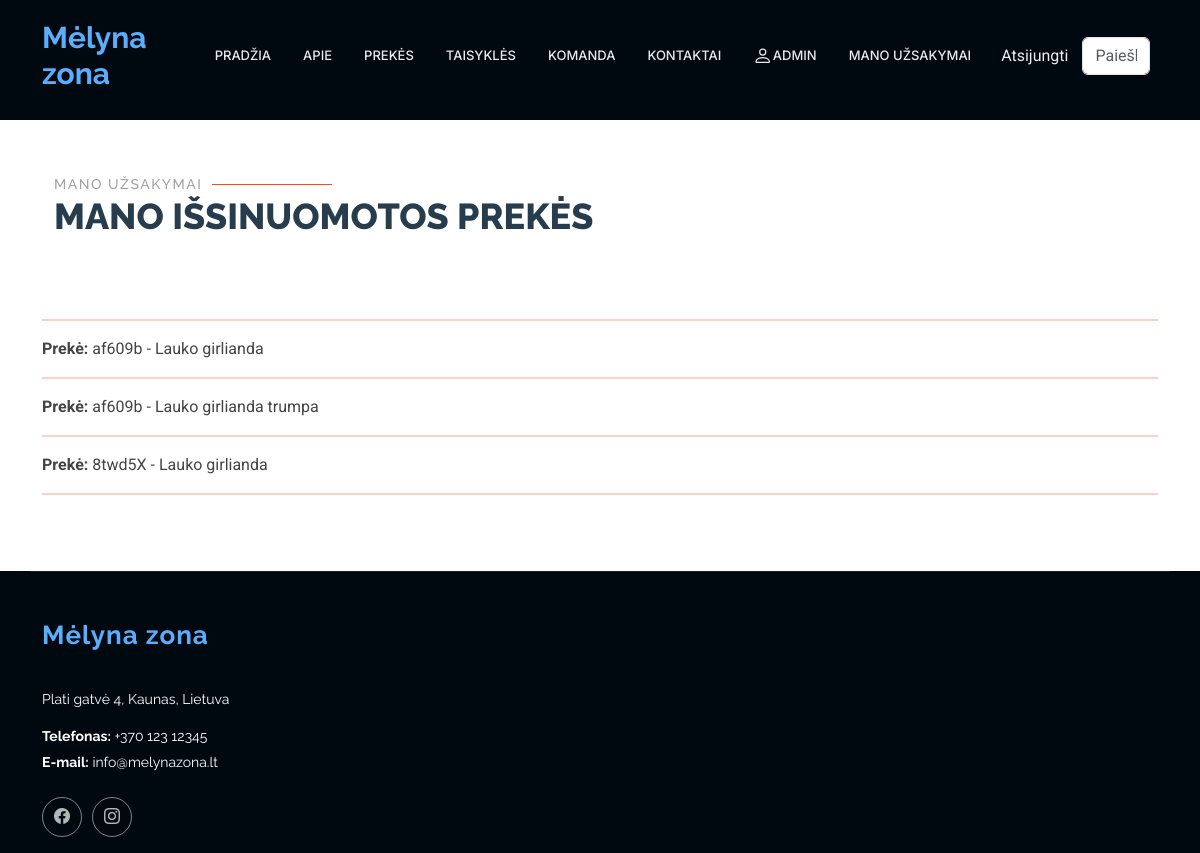
Page /rent/myproducts/ (signed in) on the earlier database version.
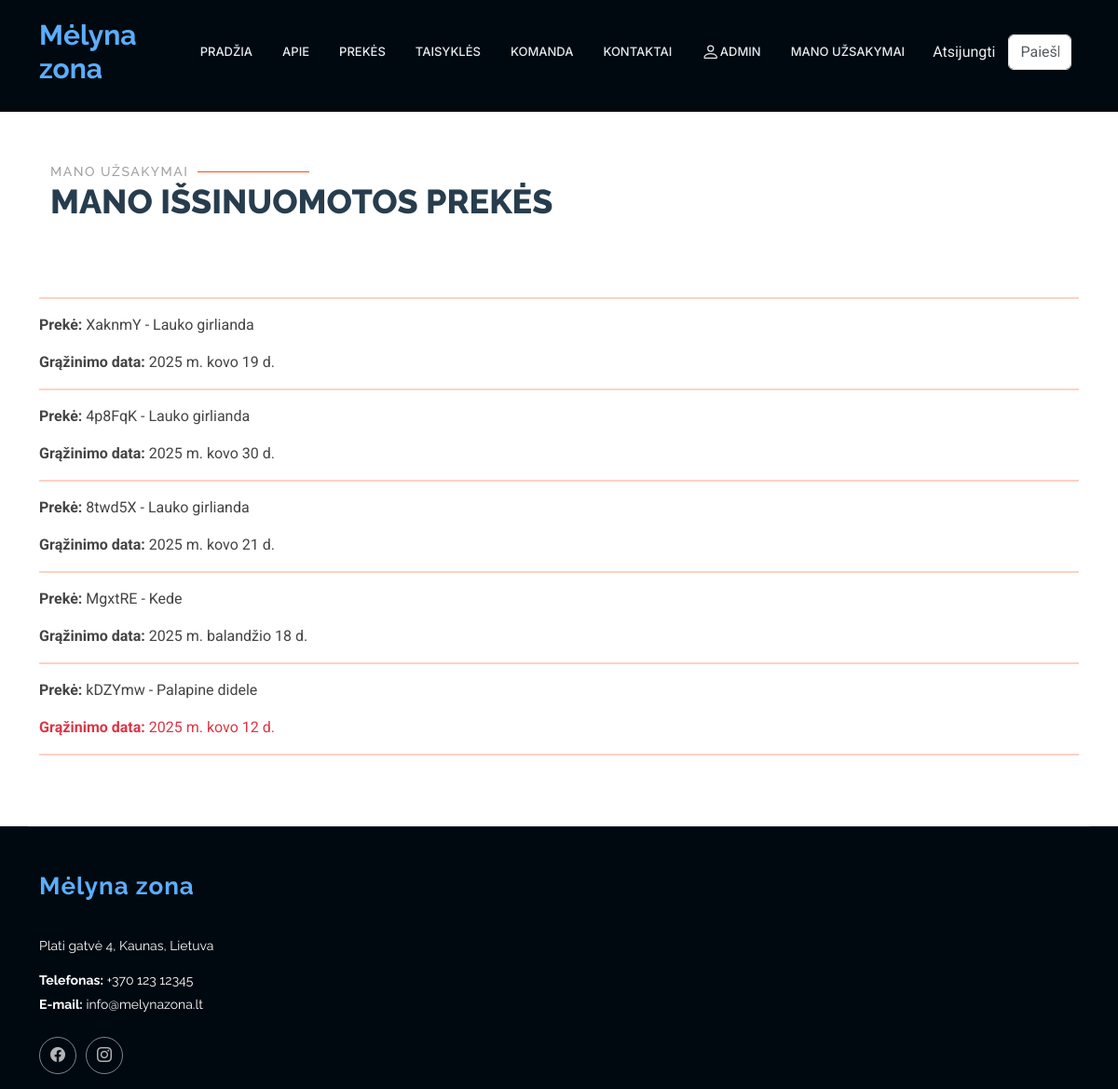
Same page on the later database version.
### rent/models.py (models this page shows, shortened)
class Status(models.Model):
    uuid = ShortUUIDField(help_text='Unikalus ID vienodams produktams')
    due_back = models.DateField(verbose_name="Bus prieinama nuo", null=True, blank=True)
    product = models.ForeignKey(to="Product", null=True, blank=True, on_delete=models.CASCADE, verbose_name="Produktas", related_name="product_status")
    is_available = models.BooleanField(default=True)
    customer = models.ForeignKey(to=User, null=True, blank=True, on_delete=models.SET_NULL, verbose_name="Klientas")
    reservations = models.ForeignKey(to="Reservation", on_delete=models.SET_NULL, null=True, blank=True, related_name="status_reservations")
    LOAN_STATUS = (
        ('n', 'Laikinai neprieinama'),
        ('i', 'Išnuomota'),
        ('g', 'Prekę turime sandėlyje.'),
        ('r', 'Rezervuota'),
    )
    condition = models.CharField(max_length=1, choices=LOAN_STATUS, blank=True, default="a", help_text='Būklė')
    class Meta:
        ordering = ['due_date']
        verbose_name = "Produkto būsena"
        verbose_name_plural = "Produktų būsenos"
        ordering = ['product']

class Product(models.Model):
    name = models.CharField(verbose_name="Pavadinimas", max_length=100)
    description = HTMLField(verbose_name="Aprašymas", max_length=1000, help_text='Trumpas produkto aprašymas', null=True, blank=True, default="")
    inv_no = models.CharField(verbose_name="Invenorizacijos numeris", max_length=100, null=True, blank=True, unique=True,
                              help_text="Veskite invenorizacijos numerį")
    quantity = models.IntegerField(verbose_name="Kiekis", null=True, blank=True, help_text="Kiekis")
    group = models. ForeignKey(to="Group", on_delete=models.SET_NULL, null=True, blank=True, verbose_name="Produktų grupės", help_text="Parinkite kokia grupei priklauso produktas")
    cover = models.ImageField(verbose_name="Paveikslėlis", upload_to='covers', null=True, blank=True)
    class Meta:
        verbose_name = "Prouktas"
        verbose_name_plural = "Produktai"
        ordering = ['inv_no']

class Reservation(models.Model):
    status = models.ForeignKey(Status, on_delete=models.CASCADE, related_name='reservations_status',null=True, blank=True)
    start_date = models.DateField(verbose_name="Nuomos pradžios data", null=True, blank=True)
    end_date = models.DateField(verbose_name="Nuomos pabaigos datas", null=True, blank=True)
    class Meta:
        verbose_name = "Rezervacija"
        verbose_name_plural = "Rezervacijos"
        ordering = ['start_date']
    def is_overdue(self):
        return self.end_date and date.today() > self.end_date

### rent/views.py (the view)
# urls.py: path('myproducts/', views.CustomerProductsListView.as_view(), name='myproducts'),
class CustomerProductsListView(LoginRequiredMixin, generic.ListView):
    model = Status
    template_name = "my_products.html"
    context_object_name = "orders"
    def get_queryset(self):
        return Status.objects.filter(customer=self.request.user)

### rent/templates/my_products.html (shortened to what this page needs)
{% extends "base2.html" %}
{% load i18n %}
{% load static %}
{% block "content" %}
<section id="my_products" class="services section">
    <div class="container" data-aos="fade-up" data-aos-delay="100">
              <div class="container section-title" data-aos="fade-up">
            <h2>Mano užsakymai</h2>
            <p>Mano išsinuomotos prekės<br></p>
        </div>
         <hr style="border: none; height: 2px; background-color: #ff4a17;" />
        {% for order in orders %}
        <p><strong>Prekė:</strong> {{ order.uuid|slice:":6" }} - {{ order.product.name }}</p>
        {% for reservation in order.reservations_status.all %}
        <p class="{% if reservation.is_overdue %}text-danger{% endif %}"><strong>Grąžinimo data:</strong> {{ reservation.end_date }}</p>
        {% endfor %}
        <hr style="border: none; height: 2px; background-color: #ff4a17;" />
        {% endfor %}
    </div>
</section>
{% endblock %}

Differences in the rows shown:
removed Status: uuid "af609b", product.name "Lauko girlianda"
removed Status: uuid "af609b", product.name "Lauko girlianda trumpa"
added Status: uuid "XaknmY", product.name "Lauko girlianda"
added Reservation: end_date "2025 m. kovo 19 d.", shown under "XaknmY"
now on this page (row edited): Status: uuid "4p8FqK", product.name "Lauko girlianda"
added Reservation: end_date "2025 m. kovo 30 d.", shown under "4p8FqK"
changed Status "8twd5X": gains Reservation (end_date "2025 m. kovo 21 d.")
now on this page (row edited): Status: uuid "MgxtRE", product.name "Kede"
added Reservation: end_date "2025 m. balandžio 18 d.", shown under "MgxtRE"
now on this page (row edited): Status: uuid "kDZYmw", product.name "Palapine didele"
added Reservation: end_date "2025 m. kovo 12 d.", shown under "kDZYmw"
